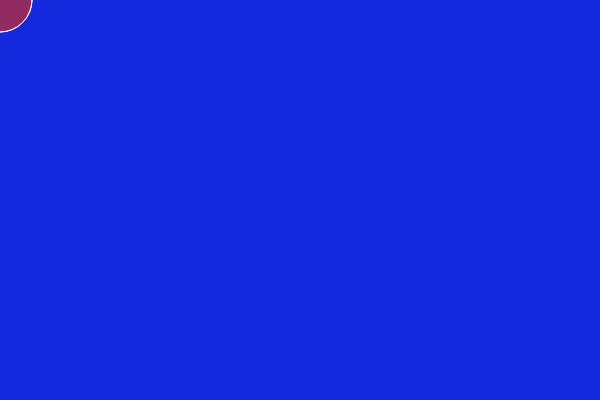
Frame 1 (no input)
Frame 60 (no input): identical to frame 1, image omitted
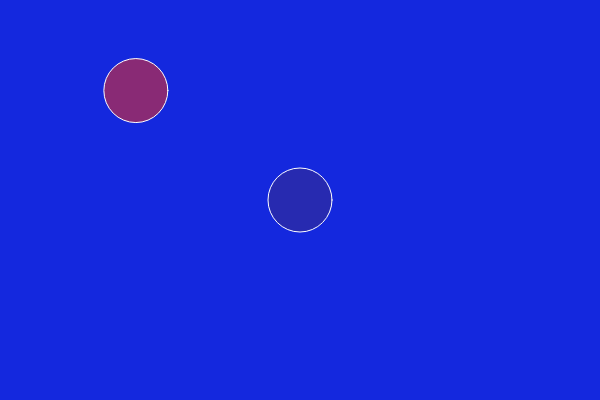
Frame 120 (the mouse pressed at the canvas centre since frame 60)

The p5.js sketch that drew these frames (run headless with seeded random() and noise() and a simulated clock; from frame 60 on, the mouse is pressed at the canvas centre):

// p5.js sketch
// ── sketch.js
var x = 0;
var y = 0;
var targetX = 500;
var targetY = 200;

function setup() {
  createCanvas(600, 400);
}

function mouseMoved() {
  targetX = mouseX;
  targetY = mouseY;
}

function draw() {
  //x = targetX-40;
  x = lerp(x, targetX, 0.01);
  y = lerp(y, targetY, 0.01);


  background(20, 40, 222);

  stroke(255);

  fill(54, 45, 145, 150);
  ellipse(targetX, targetY, 64, 64);


  fill(220, 45, 45, 150);
  ellipse(x, y, 64, 64);
}
